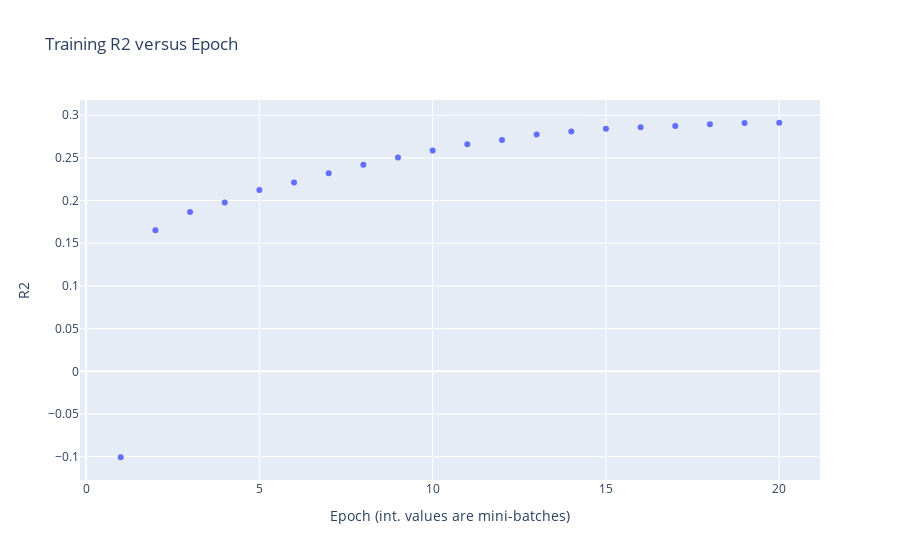
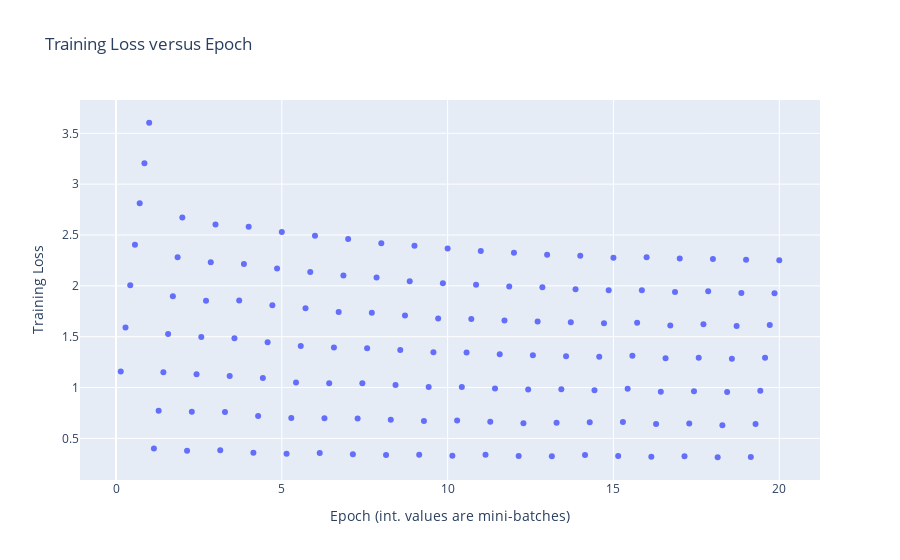
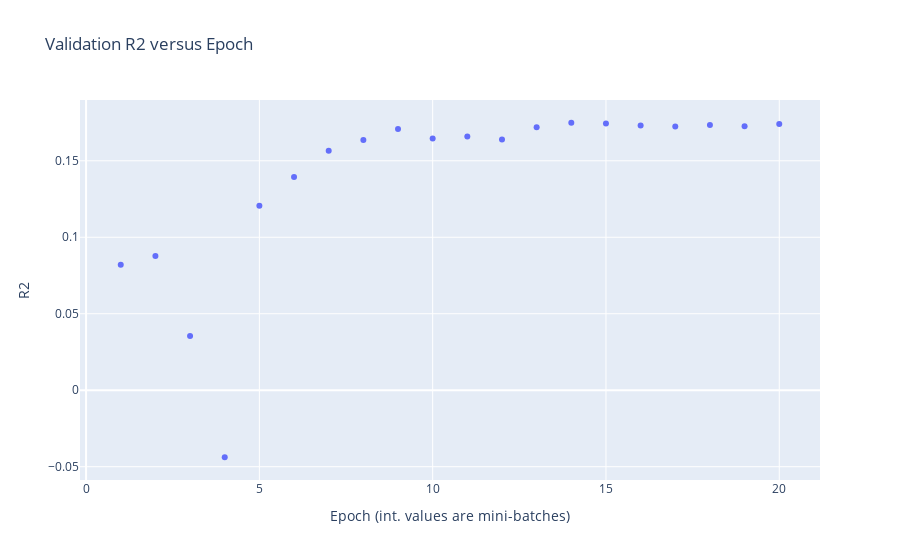

Notebook cell for these charts, in order:
### Markdown cell above
### Visualising Data

### Code cell
def extend_lists(data_dict, x_list, y_list):
    for i in range(1, 21):
        curr_y = data_dict[i]
        curr_x = np.linspace(i-1, i, len(curr_y) + 1)
        curr_x = list(curr_x[1:])
        x_list.extend(curr_x)
        y_list.extend(curr_y)

training_accuracy_x = []
training_accuracy_y = []
training_loss_x = []
training_loss_y = []
validation_accuracy_x = []
validation_accuracy_y = []
extend_lists(training_accuracy, training_accuracy_x, training_accuracy_y)
extend_lists(training_loss, training_loss_x, training_loss_y)
extend_lists(validation_accuracy, validation_accuracy_x, validation_accuracy_y)


b = px.scatter(x=training_accuracy_x, y=training_accuracy_y, 
                 labels={"y": "R2", 
                         "x": "Epoch (int. values are mini-batches)"}, 
                 title="Training R2 versus Epoch")
b.update_layout(showlegend=False)
b.show()

c = px.scatter(x=training_loss_x, y=training_loss_y, 
                 labels={"y": "Training Loss", 
                         "x": "Epoch (int. values are mini-batches)"}, 
                 title="Training Loss versus Epoch")
c.update_layout(showlegend=False)
c.show()

a = px.scatter(x=validation_accuracy_x, y=validation_accuracy_y, 
                 labels={"y": "R2", 
                         "x": "Epoch (int. values are mini-batches)"}, 
                 title="Validation R2 versus Epoch")
a.update_layout(showlegend=False)
a.show()

### Figure 1 — Plotly figure (JSON) as saved in the notebook; plotly's stock layout.template omitted (floating-point values rounded to 4 significant figures)
{"data": [{"hovertemplate": "Epoch (int. values are mini-batches)=%{x}<br>R2=%{y}<extra></extra>", "legendgroup": "", "marker": {"color": "#636efa", "symbol": "circle"}, "mode": "markers", "name": "", "orientation": "v", "showlegend": false, "type": "scatter", "x": [1, 2, 3, 4, 5, 6, 7, 8, 9, 10, 11, 12, 13, 14, 15, 16, 17, 18, 19, 20], "xaxis": "x", "y": [-0.1006, 0.1652, 0.1867, 0.1977, 0.2123, 0.2211, 0.232, 0.2419, 0.2503, 0.2587, 0.2661, 0.271, 0.2775, 0.2809, 0.2841, 0.2859, 0.2874, 0.2895, 0.2909, 0.2912], "yaxis": "y"}], "layout": {"legend": {"tracegroupgap": 0}, "showlegend": false, "title": {"text": "Training R2 versus Epoch"}, "xaxis": {"anchor": "y", "domain": [0, 1], "title": {"text": "Epoch (int. values are mini-batches)"}}, "yaxis": {"anchor": "x", "domain": [0, 1], "title": {"text": "R2"}}}}

### Figure 2 — Plotly figure (JSON) as saved in the notebook; plotly's stock layout.template omitted (floating-point values rounded to 4 significant figures; data arrays with more than 128 entries replaced by an {"elided": "..."} marker saying what was removed)
{"data": [{"hovertemplate": "Epoch (int. values are mini-batches)=%{x}<br>Training Loss=%{y}<extra></extra>", "legendgroup": "", "marker": {"color": "#636efa", "symbol": "circle"}, "mode": "markers", "name": "", "orientation": "v", "showlegend": false, "type": "scatter", "x": {"elided": "140 float values"}, "xaxis": "x", "y": {"elided": "140 float values"}, "yaxis": "y"}], "layout": {"legend": {"tracegroupgap": 0}, "showlegend": false, "title": {"text": "Training Loss versus Epoch"}, "xaxis": {"anchor": "y", "domain": [0, 1], "title": {"text": "Epoch (int. values are mini-batches)"}}, "yaxis": {"anchor": "x", "domain": [0, 1], "title": {"text": "Training Loss"}}}}

### Figure 3 — Plotly figure (JSON) as saved in the notebook; plotly's stock layout.template omitted (floating-point values rounded to 4 significant figures)
{"data": [{"hovertemplate": "Epoch (int. values are mini-batches)=%{x}<br>R2=%{y}<extra></extra>", "legendgroup": "", "marker": {"color": "#636efa", "symbol": "circle"}, "mode": "markers", "name": "", "orientation": "v", "showlegend": false, "type": "scatter", "x": [1, 2, 3, 4, 5, 6, 7, 8, 9, 10, 11, 12, 13, 14, 15, 16, 17, 18, 19, 20], "xaxis": "x", "y": [0.08207, 0.0877, 0.03551, -0.04383, 0.1207, 0.1395, 0.1566, 0.1636, 0.1707, 0.1645, 0.1658, 0.164, 0.1719, 0.1749, 0.1744, 0.1731, 0.1724, 0.1733, 0.1725, 0.1741], "yaxis": "y"}], "layout": {"legend": {"tracegroupgap": 0}, "showlegend": false, "title": {"text": "Validation R2 versus Epoch"}, "xaxis": {"anchor": "y", "domain": [0, 1], "title": {"text": "Epoch (int. values are mini-batches)"}}, "yaxis": {"anchor": "x", "domain": [0, 1], "title": {"text": "R2"}}}}
